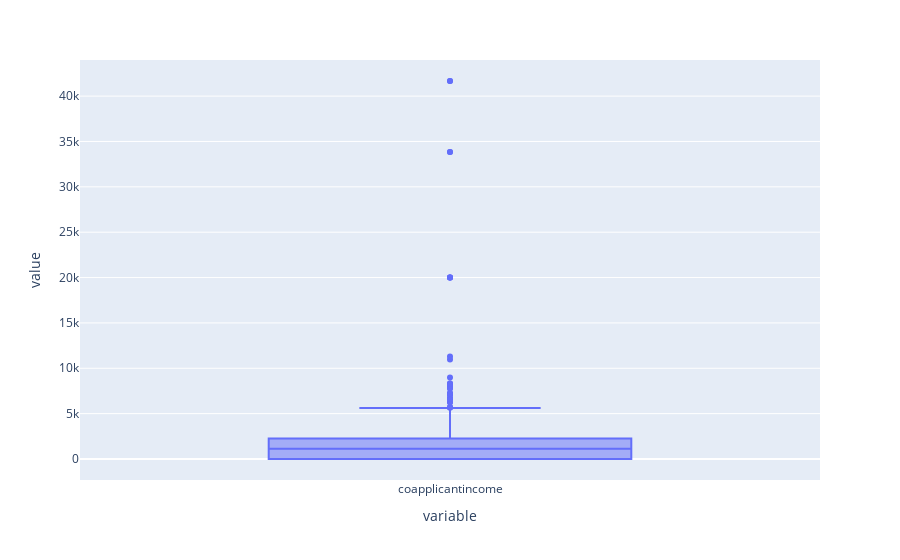

Notebook code for this chart:
### Code cell
# Box plot for Coapplicant Income
fig = px.box(df['coapplicantincome'])
fig.show()

### Figure 1 — Plotly figure (JSON) as saved in the notebook; plotly's stock layout.template omitted (floating-point values rounded to 4 significant figures; data arrays with more than 128 entries replaced by an {"elided": "..."} marker saying what was removed)
{"data": [{"alignmentgroup": "True", "hovertemplate": "variable=%{x}<br>value=%{y}<extra></extra>", "legendgroup": "", "marker": {"color": "#636efa"}, "name": "", "notched": false, "offsetgroup": "", "orientation": "v", "showlegend": false, "type": "box", "x": {"elided": "1029 str values"}, "x0": " ", "xaxis": "x", "y": {"elided": "1029 float values"}, "y0": " ", "yaxis": "y"}], "layout": {"boxmode": "group", "legend": {"tracegroupgap": 0}, "margin": {"t": 60}, "xaxis": {"anchor": "y", "domain": [0, 1], "title": {"text": "variable"}}, "yaxis": {"anchor": "x", "domain": [0, 1], "title": {"text": "value"}}}}
